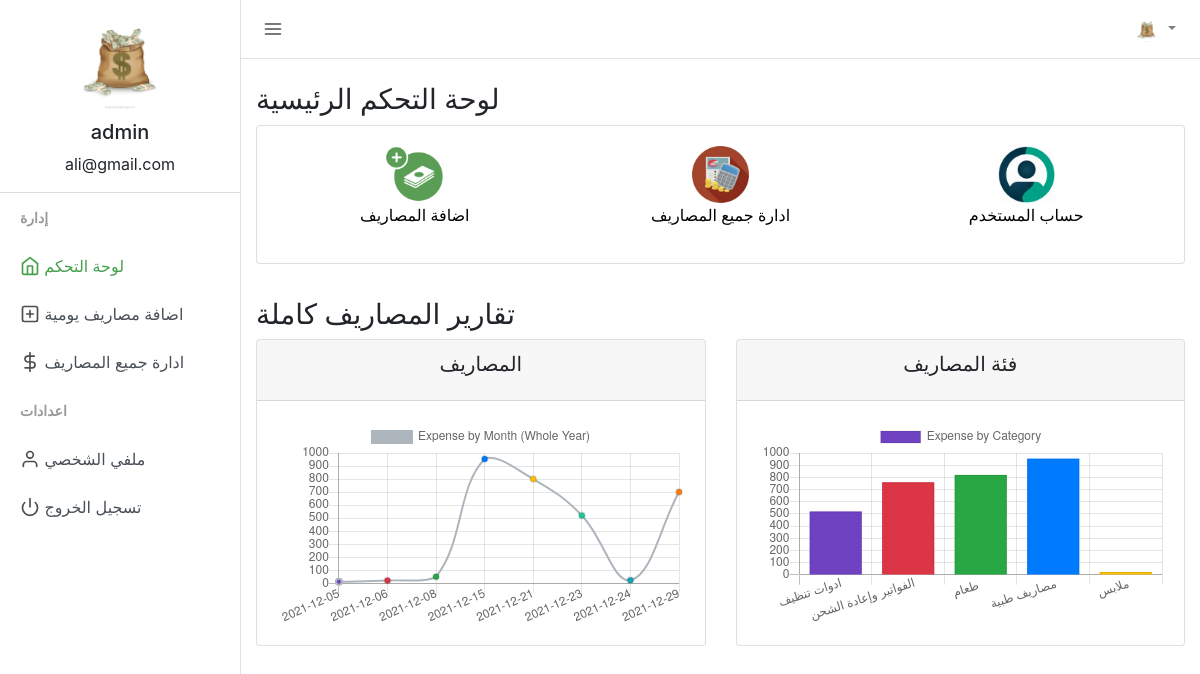
/index.php (signed in), run on the app's committed database.
### tables this page shows
CREATE TABLE `users` (
  `user_id` int(11) NOT NULL,
  `firstname` varchar(50) NOT NULL,
  `lastname` varchar(25) NOT NULL,
  `email` varchar(50) NOT NULL,
  `profile_path` varchar(50) NOT NULL DEFAULT 'default_profile.png',
  `password` varchar(50) NOT NULL,
  `trn_date` datetime NOT NULL
);

### session.php (called while the page is built, shortened)
<?php
include("config.php");
$sess_email = $_SESSION["email"];
$sql = "SELECT user_id, firstname, lastname, email, profile_path FROM users WHERE email = '$sess_email'";
$result = $con->query($sql);
if ($result->num_rows > 0) {
  while($row = $result->fetch_assoc()) {
    $userid=$row["user_id"];
    $username =$row["firstname"]." ".$row["lastname"];
    $useremail=$row["email"];
    $userprofile="uploads/".$row["profile_path"];
  }
} else {
    $userid="GHX1Y2";
    $username ="Jhon Doe";
    $useremail="mailid@domain.com";
    $userprofile="Uploads/default_profile.png";
}
?>

### index.php (the view, shortened to what this page needs)
<?php
  include("session.php");
  $exp_category_dc = mysqli_query($con, "SELECT expensecategory FROM expenses WHERE user_id = '$userid' GROUP BY expensecategory");
  $exp_amt_dc = mysqli_query($con, "SELECT SUM(expense) FROM expenses WHERE user_id = '$userid' GROUP BY expensecategory");
  $exp_date_line = mysqli_query($con, "SELECT expensedate FROM expenses WHERE user_id = '$userid' GROUP BY expensedate");
  $exp_amt_line = mysqli_query($con, "SELECT SUM(expense) FROM expenses WHERE user_id = '$userid' GROUP BY expensedate");
?>
<!DOCTYPE html>
<html lang="en">
<head>
  <link href="css/bootstrap.min.css" rel="stylesheet">
  <link href="css/style.css" rel="stylesheet">
</head>
<body>
  <div class="d-flex" id="wrapper">
    <div class="border-right" id="sidebar-wrapper">
      <div class="user">
        <img class="img img-fluid rounded-circle" src="<?php echo $userprofile ?>" width="120">
        <h5><?php echo $username ?></h5>
        <p><?php echo $useremail ?></p>
      </div>
      <div class="sidebar-heading">إدارة</div>
      <div class="list-group list-group-flush">
        <a href="index.php" class="list-group-item list-group-item-action sidebar-active"><span data-feather="home"></span> لوحة التحكم</a>
        <a href="add_expense.php" class="list-group-item list-group-item-action "><span data-feather="plus-square"></span> اضافة مصاريف يومية</a>
        <a href="manage_expense.php" class="list-group-item list-group-item-action "><span data-feather="dollar-sign"></span> ادارة جميع المصاريف</a>
      </div>
      <div class="sidebar-heading">اعدادات </div>
      <div class="list-group list-group-flush">
        <a href="profile.php" class="list-group-item list-group-item-action "><span data-feather="user"></span> ملفي الشخصي </a>
        <a href="logout.php" class="list-group-item list-group-item-action "><span data-feather="power"></span> تسجيل الخروج</a>
      </div>
    </div>
    <div id="page-content-wrapper">
      <nav class="navbar navbar-expand-lg navbar-light  border-bottom">
        <button class="toggler" type="button" id="menu-toggle" aria-expanded="false">
          <span data-feather="menu"></span>
        </button>
        <div class="collapse navbar-collapse" id="navbarSupportedContent">
          <ul class="navbar-nav ml-auto mt-2 mt-lg-0">
            <li class="nav-item dropdown">
              <a class="nav-link dropdown-toggle" href="#" id="navbarDropdown" role="button" data-toggle="dropdown" aria-haspopup="true" aria-expanded="false">
                <img class="img img-fluid rounded-circle" src="<?php echo $userprofile ?>" width="25">
              </a>
            </li>
          </ul>
        </div>
      </nav>
      <div class="container-fluid">
        <h3 class="mt-4">لوحة التحكم الرئيسية</h3>
        <div class="row">
          <div class="col-md">
            <div class="card">
              <div class="card-body">
                <div class="row">
                  <div class="col text-center">
                    <a href="add_expense.php"><img src="icon/addex.png" width="57px" />
                      <p>اضافة المصاريف</p>
                    </a>
                  </div>
                  <div class="col text-center">
                    <a href="manage_expense.php"><img src="icon/maex.png" width="57px" />
                      <p>ادارة جميع المصاريف </p>
                    </a>
                  </div>
                  <div class="col text-center">
                    <a href="profile.php"><img src="icon/prof.png" width="57px" />
                      <p>حساب المستخدم</p>
                    </a>
                  </div>
                </div>
              </div>
            </div>
          </div>
        </div>
        <h3 class="mt-4">تقارير المصاريف كاملة</h3>
        <div class="row">
          <div class="col-md">
            <div class="card">
              <div class="card-header">
                <h5 class="card-title text-center">المصاريف </h5>
              </div>
              <div class="card-body">
                <canvas id="expense_line" height="150"></canvas>
              </div>
            </div>
          </div>
          <div class="col-md">
            <div class="card">
              <div class="card-header">
                <h5 class="card-title text-center">فئة المصاريف</h5>
              </div>
              <div class="card-body">
                <canvas id="expense_category_pie" height="150"></canvas>
              </div>
            </div>
          </div>
        </div>
      </div>
    </div>
  </div>
  <script>
    var ctx = document.getElementById('expense_category_pie').getContext('2d');
    var myChart = new Chart(ctx, {
      type: 'bar',
      data: {
        labels: [<?php while ($a = mysqli_fetch_array($exp_category_dc)) {
                    echo '"' . $a['expensecategory'] . '",';
                  } ?>],
        datasets: [{
          label: 'Expense by Category',
          data: [<?php while ($b = mysqli_fetch_array($exp_amt_dc)) {
                    echo '"' . $b['SUM(expense)'] . '",';
                  } ?>],
          backgroundColor: [
            '#6f42c1',
            '#dc3545',
            '#28a745',
            '#007bff',
            '#ffc107',
            '#20c997',
            '#17a2b8',
            '#fd7e14',
            '#e83e8c',
            '#6610f2'
          ],
          borderWidth: 1
        }]
      }
    });
    var line = document.getElementById('expense_line').getContext('2d');
    var myChart = new Chart(line, {
      type: 'line',
      data: {
        labels: [<?php while ($c = mysqli_fetch_array($exp_date_line)) {
                    echo '"' . $c['expensedate'] . '",';
                  } ?>],
        datasets: [{
          label: 'Expense by Month (Whole Year)',
          data: [<?php while ($d = mysqli_fetch_array($exp_amt_line)) {
                    echo '"' . $d['SUM(expense)'] . '",';
                  } ?>],
          borderColor: [
            '#adb5bd'
          ],
          backgroundColor: [
            '#6f42c1',
            '#dc3545',
            '#28a745',
            '#007bff',
            '#ffc107',
            '#20c997',
            '#17a2b8',
            '#fd7e14',
            '#e83e8c',
            '#6610f2'
          ],
          fill: false,
          borderWidth: 2
        }]
      }
    });
  </script>
</body>
</html>

### css/style.css (style rules this page uses)
body { background-color: #efefef; }
.feather { width: 20px; height: 20px; stroke: #4d4d4d; stroke-width: 2; stroke-linecap: round; stroke-linejoin: round; fill: none; vertical-align: text-bottom; }
.list-group { background-color: #ffffff; }
.list-group-item { border: none; }
.user { text-align: center; border-bottom: 1px solid #ddd; }
.user img { padding: 10px; }
.toggler { color: #000; background-color: #fff; border: none; outline: none; }
.sidebar-active { color: #47a04b; font-weight: 500; }
.sidebar-active .feather { stroke: #47a04b; font-weight: 500; }
#wrapper { overflow-x: hidden; background-color: #fff; }
#sidebar-wrapper { min-height: 100vh; margin-left: -15rem; -webkit-transition: margin 0.25s ease-out; -moz-transition: margin 0.25s ease-out; -o-transition: margin 0.25s ease-out; transition: margin 0.25s ease-out; }
#sidebar-wrapper .sidebar-heading { padding: 0.875rem 1.25rem; font-size: 14px; font-weight: bold; text-transform: uppercase; color: #999; }
#sidebar-wrapper .list-group { width: 15rem; }
#page-content-wrapper { min-width: 100vw; }
@media (min-width: 768px) { #sidebar-wrapper { margin-left: 0; } }
@media (min-width: 768px) { #page-content-wrapper { min-width: 0; width: 100%; } }
.card { margin-bottom: 10px; }
.container-fluid { margin-right: 20px; }

### index.php (style rules this page uses)
.card a { color: #000; font-weight: 500; }

### data on the page
users: profile_path (picture), username "admin", email "ali@gmail.com"

### other printed values
chart data {{ $b['SUM(expense)'] }} 520, 760, 820, 954, 22
chart data {{ $c['expensedate'] }} 2021-12-05, 2021-12-06, 2021-12-08, 2021-12-15, 2021-12-21, 2021-12-23, 2021-12-24, 2021-12-29
chart data {{ $d['SUM(expense)'] }} 10, 20, 50, 954, 800, 520, 22, 700
